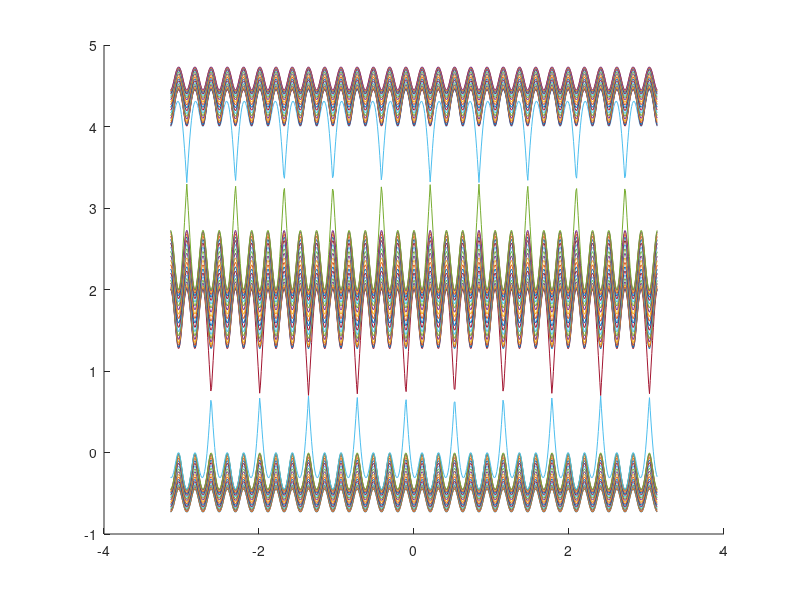

The MATLAB source for this figure:
%% Generate Eignevalue's graph
clc 
clear all

% define paramters
N = 60

lambda = 0

t = 0.5
E0 = 2
f = 1/3
a = 10
n = 1:N;

x = [-pi:0.01:pi];
step = length(x);
res=zeros(N,step);
c = 1;

for k = -pi:0.01:pi
    r = E0 - 2*cos(2*pi*f*n + k*a);
    M = diag(r);
    for i = 2:N
        M(i, i - 1) = 1;
        M(i - 1, i) = 1;
    end 
    M(N, 1) = lambda;
    M(1, N) = lambda;
    
    [V, D] = eig(M);
    d = diag(D);
    res(:, c) = d;
    
    c = c + 1;
end

disp('end of calculating eigenvalue data') 

figure 
for i =1:N
    hold on;
    plot(x, res(i,:))
end



